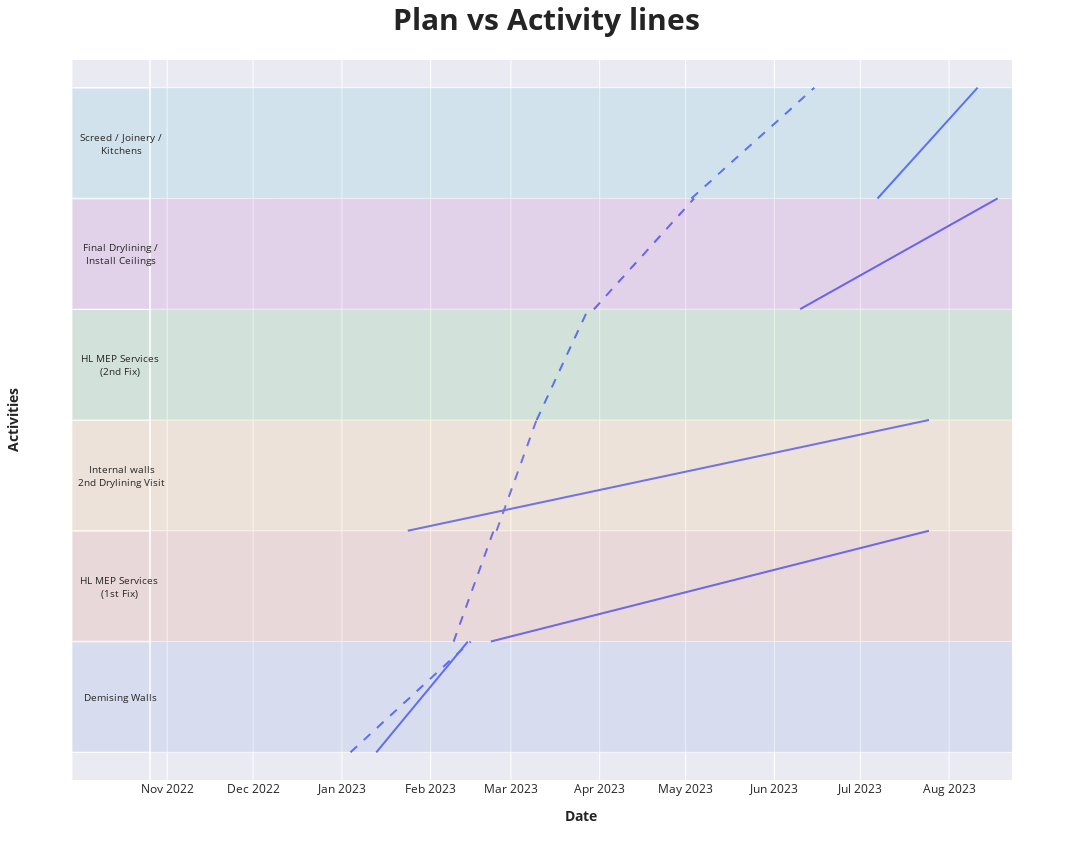

Here is the notebook cell this chart was saved with:
### Code cell
plot_making3([list(south_wp_dates[j]) for j in range(12, 18)], interest_floors_Dates[12:18])

### Figure 1 — Plotly figure (JSON) as saved in the notebook; plotly's stock layout.template omitted (floating-point values rounded to 4 significant figures)
{"data": [{"customdata": [["2023-01-04", "2023-02-14", "Demising Walls"], ["2023-01-04", "2023-02-14", "Demising Walls"], [null, null, null], ["2023-02-09", "2023-02-22", "HL MEP Services (1st Fix)"], ["2023-02-09", "2023-02-22", "HL MEP Services (1st Fix)"], [null, null, null], ["2023-02-24", "2023-03-09", "Internal walls 2nd Drylining Visit"], ["2023-02-24", "2023-03-09", "Internal walls 2nd Drylining Visit"], [null, null, null], ["2023-03-10", "2023-03-27", "HL MEP Services (2nd Fix)"], ["2023-03-10", "2023-03-27", "HL MEP Services (2nd Fix)"], [null, null, null], ["2023-03-30", "2023-05-03", "Final Drylining / Install Ceilings"], ["2023-03-30", "2023-05-03", "Final Drylining / Install Ceilings"], [null, null, null], ["2023-05-03", "2023-06-14", "Screed / Joinery / Kitchens"], ["2023-05-03", "2023-06-14", "Screed / Joinery / Kitchens"], [null, null, null]], "hovertemplate": "Initial Date: %{customdata[0]}<br>Final Date: %{customdata[1]}<br>Activity: %{customdata[2]}", "legendgroup": "", "line": {"color": "#636efa", "dash": "dash"}, "marker": {"symbol": "circle"}, "mode": "lines", "name": "", "orientation": "v", "showlegend": false, "type": "scatter", "x": ["2023-01-04T00:00:00", "2023-02-14T23:00:00", null, "2023-02-09T00:00:00", "2023-02-22T23:00:00", null, "2023-02-24T00:00:00", "2023-03-09T23:00:00", null, "2023-03-10T00:00:00", "2023-03-27T23:00:00", null, "2023-03-30T00:00:00", "2023-05-03T23:00:00", null, "2023-05-03T00:00:00", "2023-06-14T23:00:00", null], "xaxis": "x", "y": [0, 1, null, 1, 2, null, 2, 3, null, 3, 4, null, 4, 5, null, 5, 6, null], "yaxis": "y"}, {"customdata": [["2023-01-13", "2023-02-13", "Demising Walls"], ["2023-01-13", "2023-02-13", "Demising Walls"], [null, null, null], ["2023-02-22", "2023-07-24", "HL MEP Services (1st Fix)"], ["2023-02-22", "2023-07-24", "HL MEP Services (1st Fix)"], [null, null, null], ["2023-01-24", "2023-07-24", "Internal walls 2nd Drylining Visit"], ["2023-01-24", "2023-07-24", "Internal walls 2nd Drylining Visit"], [null, null, null], [null, "None", "HL MEP Services (2nd Fix)"], [null, "None", "HL MEP Services (2nd Fix)"], [null, null, null], ["2023-06-10", "2023-08-17", "Final Drylining / Install Ceilings"], ["2023-06-10", "2023-08-17", "Final Drylining / Install Ceilings"], [null, null, null], ["2023-07-07", "2023-08-10", "Screed / Joinery / Kitchens"], ["2023-07-07", "2023-08-10", "Screed / Joinery / Kitchens"], [null, null, null]], "hovertemplate": "Initial Date: %{customdata[0]}<br>Final Date: %{customdata[1]}<br>Activity: %{customdata[2]}", "legendgroup": "", "line": {"color": "#636efa", "dash": "solid"}, "marker": {"symbol": "circle"}, "mode": "lines", "name": "", "orientation": "v", "showlegend": false, "type": "scatter", "x": ["2023-01-13T00:00:00", "2023-02-13T23:00:00", null, "2023-02-22T00:00:00", "2023-07-24T23:00:00", null, "2023-01-24T00:00:00", "2023-07-24T23:00:00", null, null, null, null, "2023-06-10T00:00:00", "2023-08-17T23:00:00", null, "2023-07-07T00:00:00", "2023-08-10T23:00:00", null], "xaxis": "x", "y": [0, 1, null, 1, 2, null, 2, 3, null, 3, 4, null, 4, 5, null, 5, 6, null], "yaxis": "y"}], "layout": {"annotations": [{"font": {"size": 10}, "showarrow": false, "text": "Demising Walls", "x": -0.079, "xref": "paper", "y": 0.5, "yref": "y"}, {"font": {"size": 10}, "showarrow": false, "text": "HL MEP Services<br>(1st Fix)", "x": -0.083, "xref": "paper", "y": 1.5, "yref": "y"}, {"font": {"size": 10}, "showarrow": false, "text": "Internal walls<br>2nd Drylining Visit", "x": -0.086, "xref": "paper", "y": 2.5, "yref": "y"}, {"font": {"size": 10}, "showarrow": false, "text": "HL MEP Services<br>(2nd Fix)", "x": -0.082, "xref": "paper", "y": 3.5, "yref": "y"}, {"font": {"size": 10}, "showarrow": false, "text": "Final Drylining /<br>Install Ceilings", "x": -0.08, "xref": "paper", "y": 4.5, "yref": "y"}, {"font": {"size": 10}, "showarrow": false, "text": "Screed / Joinery /<br>Kitchens", "x": -0.084, "xref": "paper", "y": 5.5, "yref": "y"}], "height": 860, "legend": {"tracegroupgap": 0}, "margin": {"t": 60}, "shapes": [{"fillcolor": "#eaeaf2", "opacity": 1, "type": "rect", "x0": -0.09, "x1": 0, "xref": "paper", "y0": 0, "y1": 1, "yref": "paper"}, {"line": {"color": "#ffffff", "width": 1.5}, "opacity": 1, "type": "line", "x0": -0.09, "x1": 0, "xref": "paper", "y0": 0, "y1": 0, "yref": "y"}, {"fillcolor": "#3366CC", "opacity": 0.1, "type": "rect", "x0": -0.09, "x1": 1, "xref": "paper", "y0": 0, "y1": 1, "yref": "y"}, {"line": {"color": "#ffffff", "width": 1.5}, "opacity": 1, "type": "line", "x0": -0.09, "x1": 0, "xref": "paper", "y0": 1, "y1": 1, "yref": "y"}, {"fillcolor": "#DC3912", "opacity": 0.1, "type": "rect", "x0": -0.09, "x1": 1, "xref": "paper", "y0": 1, "y1": 2, "yref": "y"}, {"line": {"color": "#ffffff", "width": 1.5}, "opacity": 1, "type": "line", "x0": -0.09, "x1": 0, "xref": "paper", "y0": 2, "y1": 2, "yref": "y"}, {"fillcolor": "#FF9900", "opacity": 0.1, "type": "rect", "x0": -0.09, "x1": 1, "xref": "paper", "y0": 2, "y1": 3, "yref": "y"}, {"line": {"color": "#ffffff", "width": 1.5}, "opacity": 1, "type": "line", "x0": -0.09, "x1": 0, "xref": "paper", "y0": 3, "y1": 3, "yref": "y"}, {"fillcolor": "#109618", "opacity": 0.1, "type": "rect", "x0": -0.09, "x1": 1, "xref": "paper", "y0": 3, "y1": 4, "yref": "y"}, {"line": {"color": "#ffffff", "width": 1.5}, "opacity": 1, "type": "line", "x0": -0.09, "x1": 0, "xref": "paper", "y0": 4, "y1": 4, "yref": "y"}, {"fillcolor": "#990099", "opacity": 0.1, "type": "rect", "x0": -0.09, "x1": 1, "xref": "paper", "y0": 4, "y1": 5, "yref": "y"}, {"line": {"color": "#ffffff", "width": 1.5}, "opacity": 1, "type": "line", "x0": -0.09, "x1": 0, "xref": "paper", "y0": 5, "y1": 5, "yref": "y"}, {"fillcolor": "#0099C6", "opacity": 0.1, "type": "rect", "x0": -0.09, "x1": 1, "xref": "paper", "y0": 5, "y1": 6, "yref": "y"}, {"line": {"color": "#ffffff", "width": 1.5}, "opacity": 1, "type": "line", "x0": -0.09, "x1": 0, "xref": "paper", "y0": 6, "y1": 6, "yref": "y"}, {"line": {"color": "#ffffff", "width": 1.5}, "opacity": 1, "type": "line", "x0": 0, "x1": 0, "xref": "paper", "y0": 0, "y1": 1, "yref": "paper"}], "title": {"font": {"size": 30}, "text": "<b>Plan vs Activity lines<b>"}, "width": 1403, "xaxis": {"anchor": "y", "domain": [0, 1], "range": ["2022-10-26", "2023-08-22T23:00:00"], "title": {"text": "<b>Date<b>"}}, "yaxis": {"anchor": "x", "domain": [0, 1], "range": [-0.25, 6.25], "title": {"standoff": 120, "text": "<b>Activities<b>"}}}}
